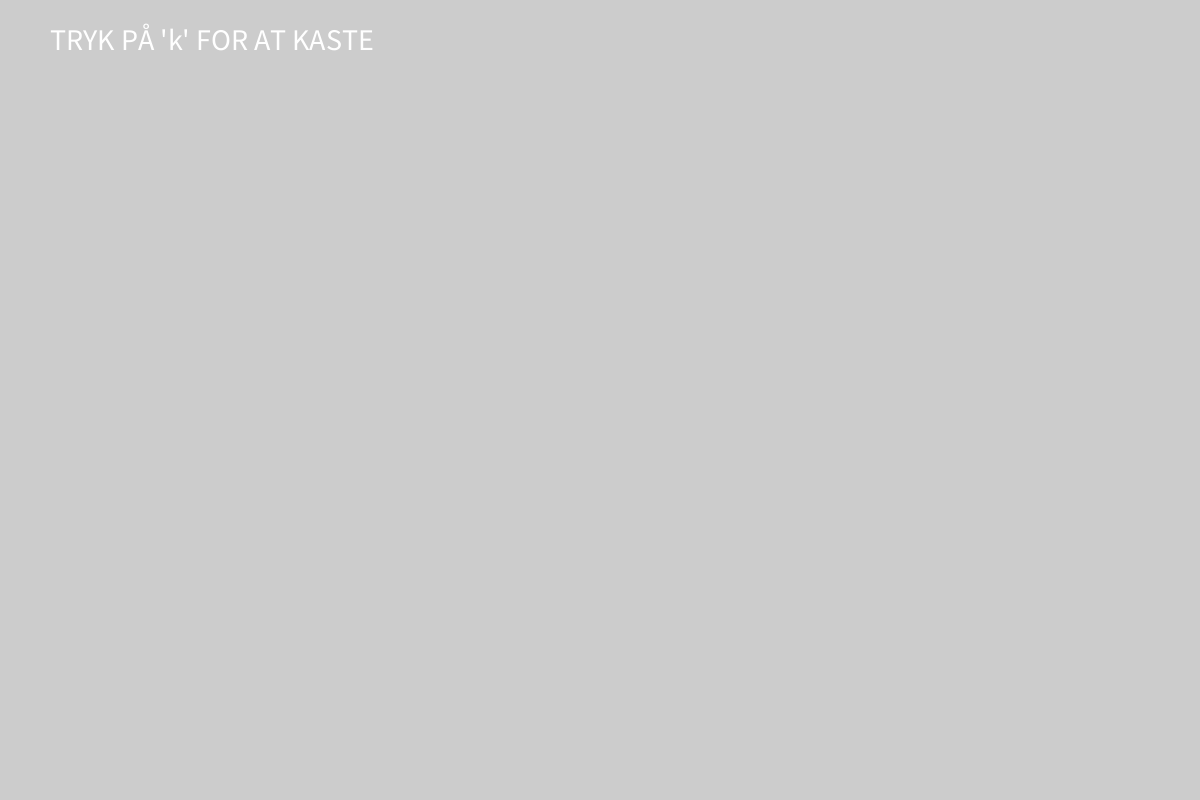
Frame 1 (no input)
Frame 60 (the mouse pressed at the canvas centre just before this capture): identical to frame 1, image omitted
Frame 120 (the mouse held since frame 60 and released just before this capture): identical to frame 1, image omitted

The Processing sketch that drew this single still picture (run headless with seeded random() and noise(); from frame 60 on, the mouse is pressed at the canvas centre):

// Processing sketch: TerningeGenerator_Opgave
// ── TerningeGenerator_Opgave.pde
//NY NØDVENDIG VIDEN:
//1.) random
//2.) array's
//3.) funktioner med og uden returtype
//4.) funktioner med og uden input

//OPGAVE: lav arrays, variabler til at gemme terningkast og fordeling af terningekast


int antalKast = 30;
int[] kast = new int[antalKast];
int kastet = 0;
int textP = 40;
int textXValue = 900;

int boxX = 100;
int boxY = 600;
int boxSize = 0;
int boxWidth = 100;

int Num1 = 0;
int Num2 = 0;
int Num3 = 0;
int Num4 = 0;
int Num5 = 0;
int Num6 = 0;

int kastTilbage = 30;

//Alle disse int's er til brug senere. Ofte er det godt at udnytte variabler, hvis et bestemt tal skal ændres, eller bruges flere steder.


void setup() {
  size(1200, 800);
  clear();
  textSize(30);
  text("TRYK PÅ 'k' FOR AT KASTE", 50, 50);
}

void draw() {
}
//For en gangs skyld skal der ikke være noget i "void draw", da vi fokuserer på funktioner, og det at trykke på taster.

int lavTerningeKast(float min, float max){
  int nyesteKast = (int(random(min, max+1)));
  //Dette er en int, der bliver brugt til at tage et tilfældigt tal mellem 2 værdier. Værdier bliver først givet senere.
  if(nyesteKast == 1){
    Num1++;
  }
  if(nyesteKast == 2){
    Num2++;
  }
  if(nyesteKast == 3){
    Num3++;
  }
  if(nyesteKast == 4){
    Num4++;
  }
  if(nyesteKast == 5){
    Num5++;
  }
  if(nyesteKast == 6){
    Num6++;
  }
  //Efter den har taget et tilfældigt tal, tjekker den for at se hvilket tal det er, og øger det tals tæller med 1.

  kastTilbage--;
  //Rent visuelt. Den fortæller bare hvor mange kast man har tilbage, og da man lige har brugt et kast, har man 1 kast mindre.

  return nyesteKast;
  //Dette returnerer den tilfældige værdi, til at være "nyesteKast", som så kan bruges senere i koden.
}


void fjernSidsteKast(){
  if(kast[kastet-1] == 1){
    Num1--;
  }
  if(kast[kastet-1] == 2){
    Num2--;
  }
  if(kast[kastet-1] == 3){
    Num3--;
  }
  if(kast[kastet-1] == 4){
    Num4--;
  }
  if(kast[kastet-1] == 5){
    Num5--;
  }
  if(kast[kastet-1] == 6){
    Num6--;
  }
  //Når man fjerner det sidste kast, skal man først gå en plads tilbage i arrayen, da vi skal slette det sidste kast, og ikke det nuværende (som ikke engang er blevet lavet endnu), derfor "kastet-1".
  //Derefter tjekker den hvilket tal der var det sidste kast, og trækker en fra på den tilsvarende tæller.

  
  
  kast[kastet-1] = 0;
  kastet--;
  //Så sætter vi værdien til ingenting, og derfra fjerne vi den.
  text("DIT KAST BLEV: SLETTET", 50, 80);

  kastTilbage++;
  //Så nu har man 1 kast mere.
  
  //Det er en funktion, som vi bare kan kalde senere i koden. Smart at bruge, i stedet for at "hårdt kode", hvor man kun kan bruge den det ene sted.
}

void udskrivKast(){
  textSize(20);
  textP = 20;
  for(int VisKast = 0; VisKast < kastet; VisKast++){
    text("Kast nr. ["+VisKast+"] = "+ kast[VisKast], textXValue, textP);
    textP += 20;
  }
  //Dette forloop, tjekker hvor mange kast der er blevet lavet, og skriver dem alle sammen op oppe i højre side.
  
  textSize(30);
  text("DU HAR " + kastTilbage + " KAST TILBAGE", 50, 150);
  
  textSize(15);
  text("1'ere", boxX+30, boxY+20);
  text("2'ere", boxX+130, boxY+20);
  text("3'ere", boxX+230, boxY+20);
  text("4'ere", boxX+330, boxY+20);
  text("5'ere", boxX+430, boxY+20);
  text("6'ere", boxX+530, boxY+20);
  
  text(Num1 + " stk.", boxX+30, boxY - (Num1 * 20 + 10));
  text(Num2 + " stk.", boxX+130, boxY - (Num2 * 20 + 10));
  text(Num3 + " stk.", boxX+230, boxY - (Num3 * 20 + 10));
  text(Num4 + " stk.", boxX+330, boxY - (Num4 * 20 + 10));
  text(Num5 + " stk.", boxX+430, boxY - (Num5 * 20 + 10));
  text(Num6 + " stk.", boxX+530, boxY - (Num6 * 20 + 10));
  
  text("Fordeling af terningekastene", 125, 700);
  
  //Resten er selv forklarende.
   
  //Det er en funktion, som vi bare kan kalde senere i koden. Smart at bruge, i stedet for at "hårdt kode", hvor man kun kan bruge den det ene sted.
  
}


void tegnFordeling(){
  rect(boxX, boxY, boxWidth, boxSize - (Num1 * 20));
  rect(boxX+100, boxY, boxWidth, boxSize - (Num2 * 20));
  rect(boxX+200, boxY, boxWidth, boxSize - (Num3 * 20));
  rect(boxX+300, boxY, boxWidth, boxSize - (Num4 * 20));
  rect(boxX+400, boxY, boxWidth, boxSize - (Num5 * 20));
  rect(boxX+500, boxY, boxWidth, boxSize - (Num6 * 20));
  
  //Dette er alle kasserne, som jo bliver større med hvert kast. Men for at få kasserne til at gå op, skal det tal vi lægger til størrelsen, være negativt.
  //Det er en funktion, som vi bare kan kalde senere i koden. Smart at bruge, i stedet for at "hårdt kode", hvor man kun kan bruge den det ene sted.
  

  
}




void keyPressed() {
  clear();
  textSize(30);
  text("TRYK PÅ 'k' FOR AT KASTE / OG 's' FOR AT SLETTE", 50, 50);
  

  if (key=='k') {
    //OPGAVE:  lav manglende funktion der laver 'terningekast'. 
    if(kastet < 30){
      //Hvis der ikke er plads i arrayen, og man prøver at lave et kast mere, sker der en fejl. Derfor tjekker den først om der overhovedet er plads, før den laver selve kastet.

      int nyesteKastValue = lavTerningeKast(1, 6);
      kast[kastet] = nyesteKastValue;
      kastet++;
      //Det er så her hvor vi sætter 1 og 6 ind i lavTerningeKast, hvorefter den vælger en tilfældig og returnerer svaret, som nu hedder "nyesteKastValue".
      text("DIT KAST BLEV: " + nyesteKastValue, 50, 80);
      println(nyesteKastValue);
      println(kast);
    }

  }

  if (key == 's') {
    //OPGAVE:  lav manglende funktion til at et terningekast
    if(kastet > 0){
      fjernSidsteKast();
      //Vi har allerede denne funktion, derfor kan vi bare kalde den, og så bliver den udført.
    }
  }
  
  //OPGAVE: lav manglende funktion til at fordelingen af terningekast. 
  tegnFordeling();
  
  
  
  //OPGAVE: lav manglende funktion der kan udskrive alle terningekast som tekst ...
   udskrivKast();
   
   
   
}
